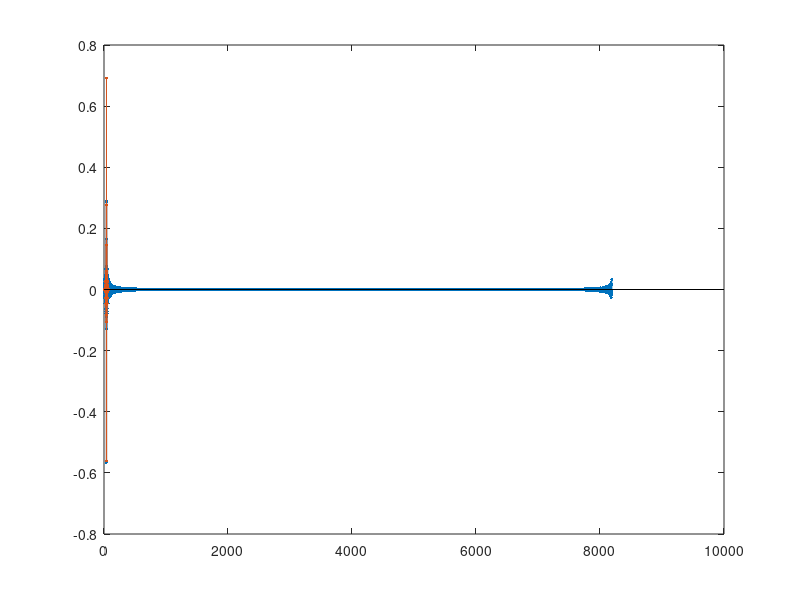
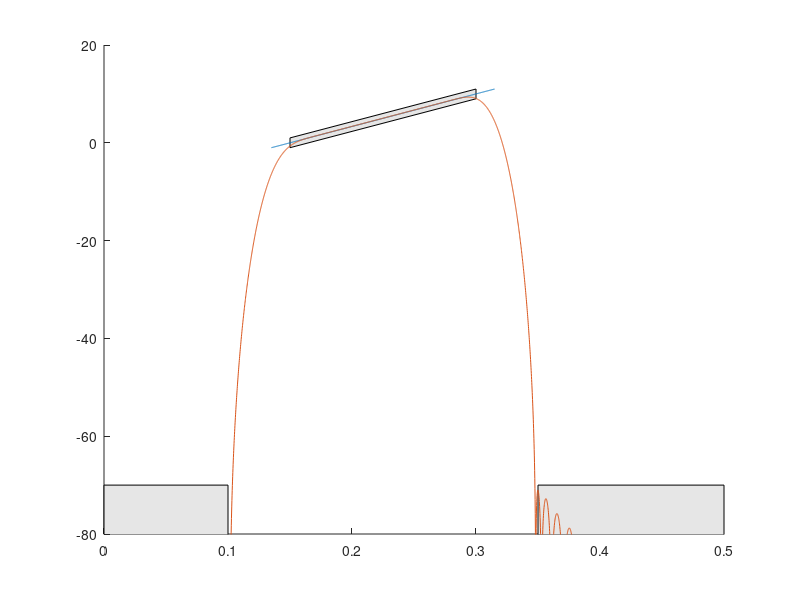

These figures' MATLAB source, in order:
%{
    Jacob Turcotte
    Lab 5 Briefing code
    By: Don Hummels
    Part 1
%}


N = 8*1024;
f = (0:N-1)/N;
f(N/2+1+1:end) = f(N/2+1+1:end) - 1;

M = 81;
beta = 8.2;

Hr = (abs(f)>.135 & abs(f)<.315).*(10.^( (abs(f)-.15)*10/.15 /20) );
Hd = Hr.*exp(-i*2*pi*f*(M-1)/2);

% clf == clear current figure. Makes sure you have a clean slate. 
figure(2);
clf;

% Patch is used to make the shaded areas. Pretty useful.
patch([0 .1 .1 0],[-100 -100 -70 -70], 0.9*[1 1 1]);
patch([.35 .5 .5 .35],[-100 -100 -70 -70], 0.9*[1 1 1]);
patch([.15 .3 .3 .15],[-1 9 11 1], 0.9*[1 1 1]);

hold on;

% 20 * log10() is used for Decibel representation
plot(f,20*log10(abs(Hr)));
axis([0 .5 -80 20]);

hd = ifft(Hd);
hr = ifft(Hr);

figure(1);
clf;

stem(0:N-1, hd, '.');

% Another function instead of kaiser students apparently like is
% chebwin()
h = hd(1:M).*kaiser(M, beta)';
hold on;
stem(0:M-1, h, '.');
figure(2);
plot(f, 20*log10(abs(fft(h,N))));